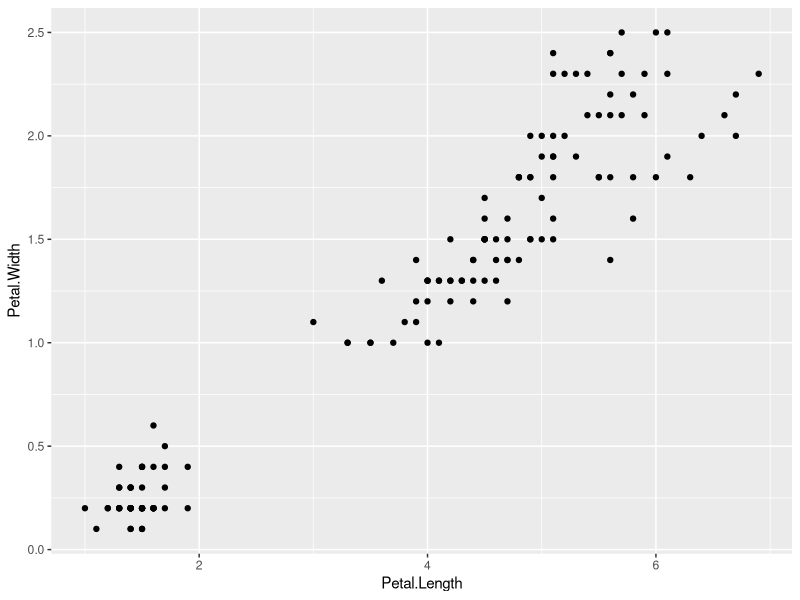
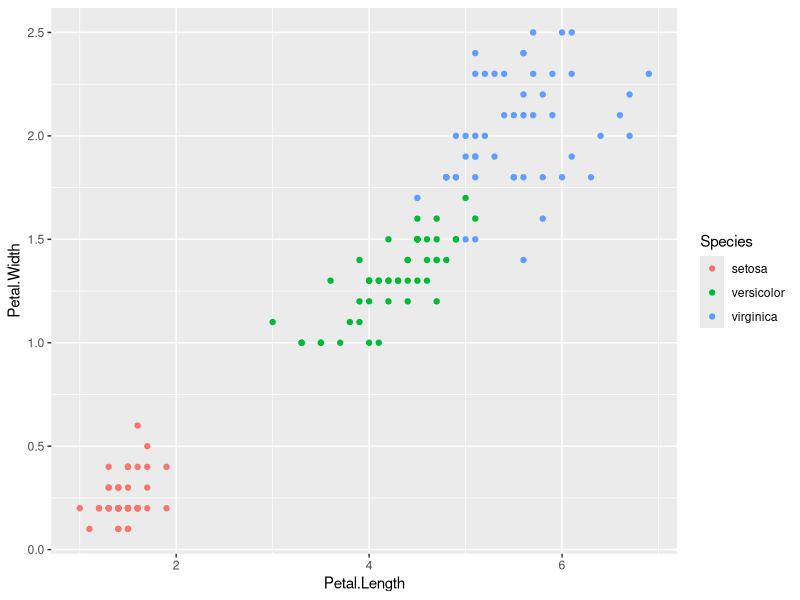
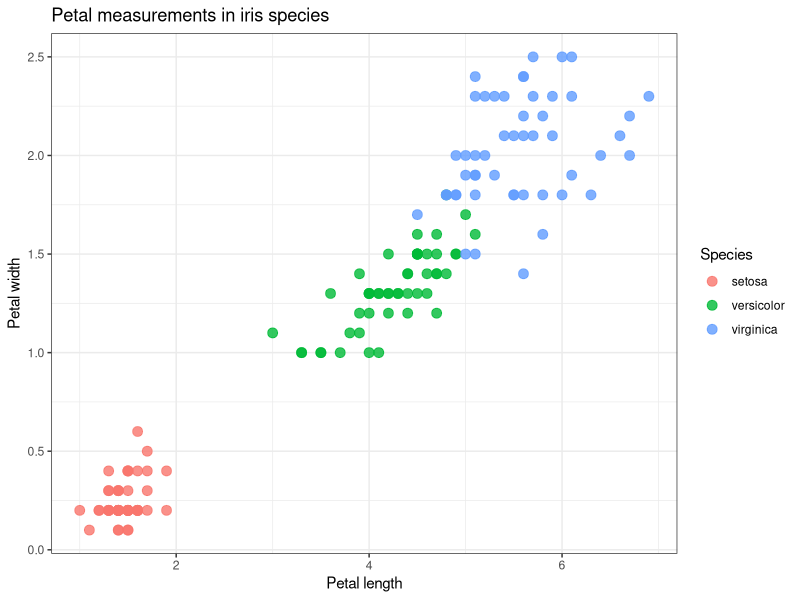
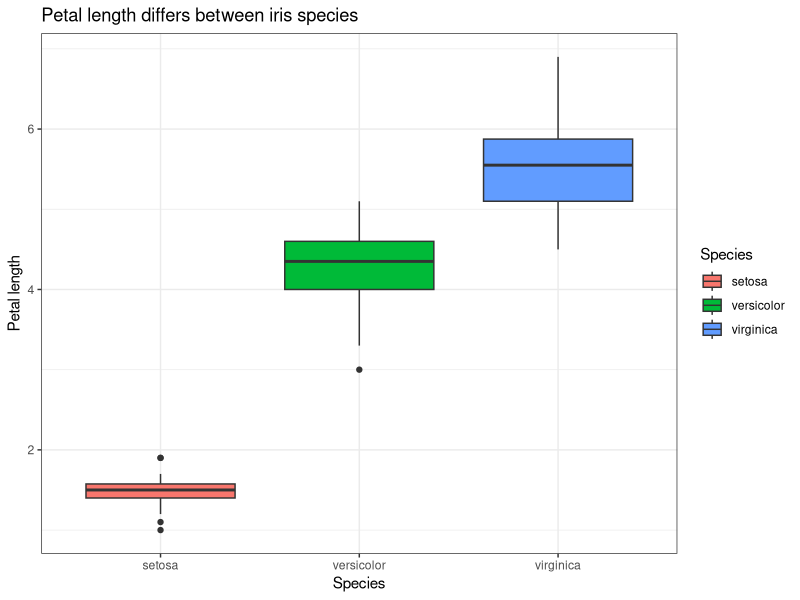
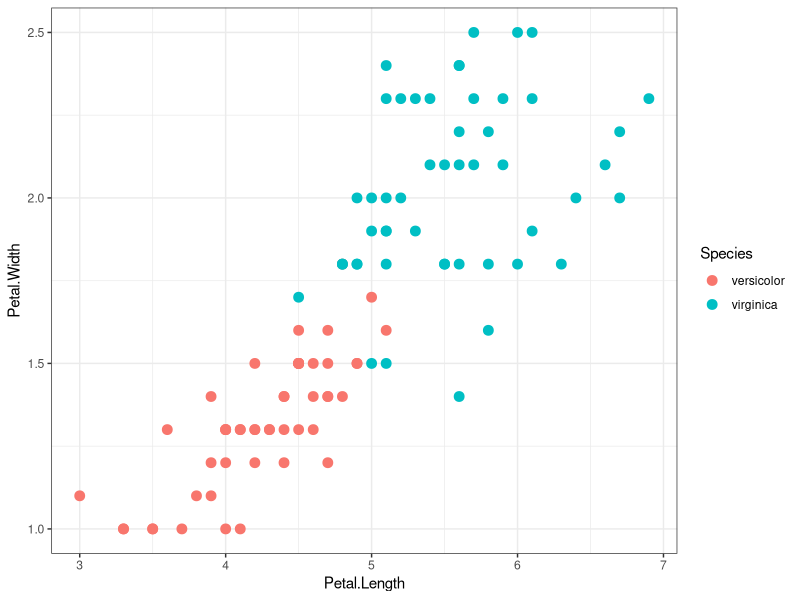
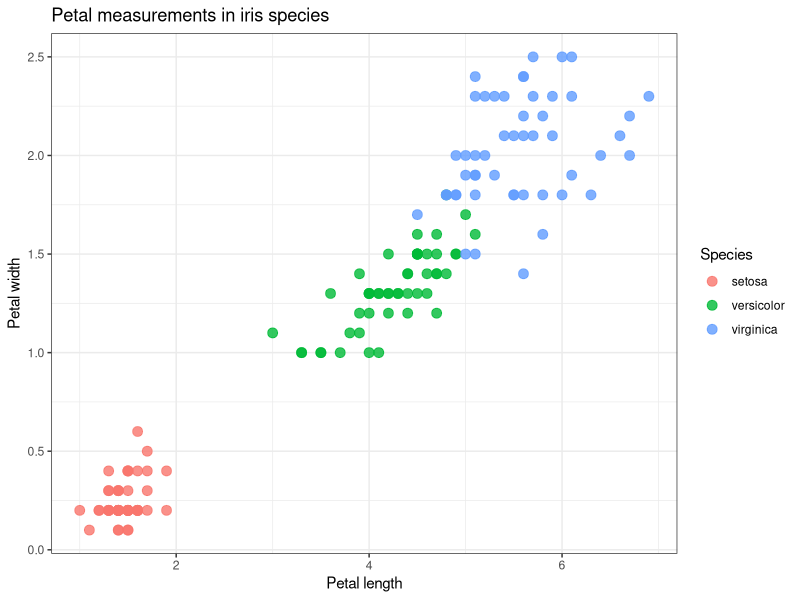
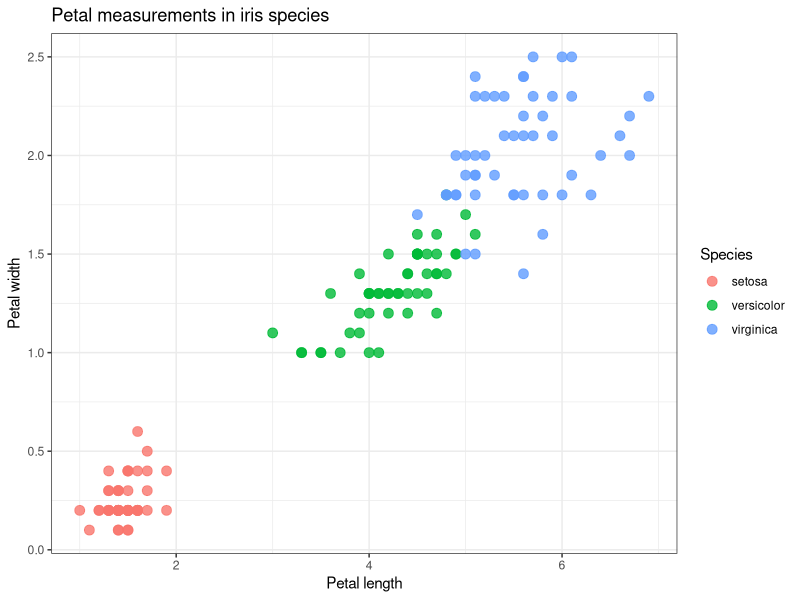

These charts were generated, in order, by the following R code:
## ---- chunk 1
2 + 2
10 / 2
sqrt(25)
## ---- chunk 2
#| output: false

x <- 10
x

x + 5
## ---- chunk 3
numbers <- c(1, 2, 3, 4, 5)
numbers

mean(numbers)
sd(numbers)
length(numbers)
## ---- chunk 4
# Write your code here

## ---- chunk 5
data(iris)
## ---- chunk 6
head(iris)
str(iris)
summary(iris)
dim(iris)
colnames(iris)
## ---- chunk 7
unique(iris$Species)
## ---- chunk 8
iris$Petal.Length
## ---- chunk 9
# First five rows
iris[1:5, ]

# Rows where Species is setosa
iris[iris$Species == "setosa", ]

# Rows where Petal.Length is greater than 5
iris[iris$Petal.Length > 5, ]

# Select specific columns
iris[, c("Species", "Petal.Length", "Petal.Width")]
## ---- chunk 10
# Write your code here

## ---- chunk 11
library(tidyverse)
## ---- chunk 12
iris_df <- iris
## ---- chunk 13
iris_df %>%
  head()
## ---- chunk 14
iris_df %>%
  dplyr::filter(Species == "setosa")
## ---- chunk 15
iris_df %>%
  dplyr::filter(Petal.Length > 5)
## ---- chunk 16
iris_df %>%
  dplyr::select(Species, Petal.Length, Petal.Width)
## ---- chunk 17
iris_df %>%
  dplyr::mutate(
    Petal.Ratio = Petal.Length / Petal.Width
  )
## ---- chunk 18
iris_df %>%
  dplyr::group_by(Species) %>%
  dplyr::summarise(
    mean_petal_length = mean(Petal.Length),
    mean_petal_width = mean(Petal.Width),
    n = dplyr::n()
  )
## ---- chunk 19
# Write your code here

## ---- chunk 20
ggplot(data = iris_df, aes(x = Petal.Length, y = Petal.Width)) +
  geom_point()
## ---- chunk 21
ggplot(data = iris_df, aes(x = Petal.Length, y = Petal.Width, color = Species)) +
  geom_point()
## ---- chunk 22
ggplot(data = iris_df, aes(x = Petal.Length, y = Petal.Width, color = Species)) +
  geom_point(size = 3, alpha = 0.8) +
  labs(
    title = "Petal measurements in iris species",
    x = "Petal length",
    y = "Petal width",
    color = "Species"
  ) +
  theme_bw()
## ---- chunk 23
ggplot(data = iris_df, aes(x = Species, y = Petal.Length, fill = Species)) +
  geom_boxplot() +
  labs(
    title = "Petal length differs between iris species",
    x = "Species",
    y = "Petal length"
  ) +
  theme_bw()
## ---- chunk 24
iris_df %>%
  dplyr::filter(Species != "setosa") %>%
  ggplot(aes(x = Petal.Length, y = Petal.Width, color = Species)) +
  geom_point(size = 3) +
  theme_bw()
## ---- chunk 25
# Write your code here

## ---- chunk 26
p <- ggplot(data = iris_df, aes(x = Petal.Length, y = Petal.Width, color = Species)) +
  geom_point(size = 3, alpha = 0.8) +
  labs(
    title = "Petal measurements in iris species",
    x = "Petal length",
    y = "Petal width",
    color = "Species"
  ) +
  theme_bw()

p
## ---- chunk 27
ggsave("iris_petal_plot.png", p, width = 6, height = 4, dpi = 300)
## ---- chunk 28
# Write your code here
